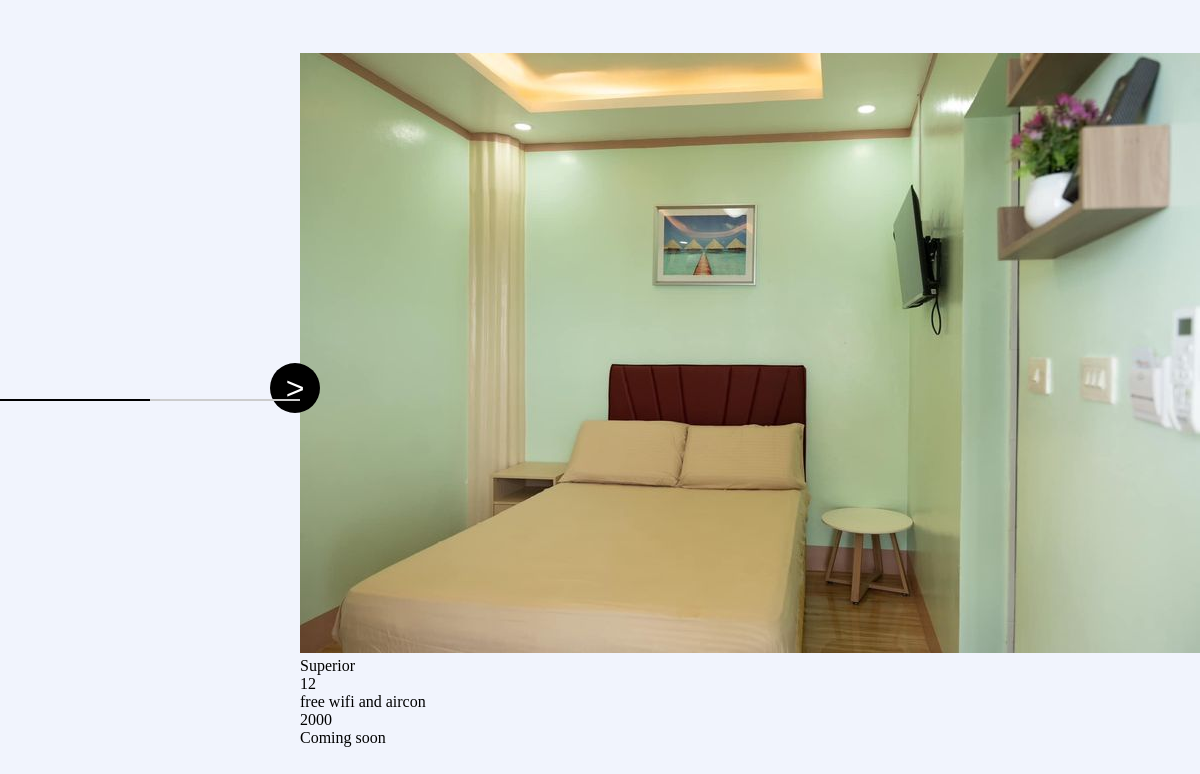
Page /testing/slidebox.php on the committed database.
### tables this page shows
CREATE TABLE `room_tbl` (
  `id` int(11) NOT NULL,
  `room_number` bigint(255) NOT NULL,
  `room_type` varchar(255) NOT NULL,
  `bed_type` varchar(255) NOT NULL,
  `bed_quantity` int(20) NOT NULL,
  `no_persons` int(50) NOT NULL,
  `amenities` varchar(255) NOT NULL,
  `price` bigint(255) NOT NULL,
  `status` varchar(255) NOT NULL,
  `photo` varchar(255) NOT NULL
);

### testing/slidebox.php (the view, shortened to what this page needs)
<!DOCTYPE html>
<html lang="en">
<head>
    <link rel="stylesheet" href="slidebox.css?v=<?php echo time(); ?>">
</head>
<body>
    <div class="container">
        <div class="slide-wrapper">
            <button id="prev-slide" class="slide-button">
                    <button id="next-slide" class="slide-button">></button>
        </div>
        <div class="slider-scrollbar">
            <div class="scrollbar-track">
                <div class="scrollbar-thumb"></div>
            </div>
        </div>
    </div>
</body>
</html>
<?php $fetchdata = "SELECT * FROM room_tbl";
                            $result = mysqli_query($con, $fetchdata);
                            while ($row = mysqli_fetch_assoc($result)) {
                                $roomType = $row['room_type'];
                                $noPersons = $row['no_persons'];
                                $amenities = $row['amenities'];
                                $price = $row['price'];
                                $status = $row['status'];
                                $photo = $row['photo'];
                                ?>
                        <div class="item-container">
                            <img  src="<?php echo $photo?>">
                            <div class="label-container">
                            <label>
                                <?php echo $roomType ?>
                            </label><br>
                            <label>
                                <?php echo $noPersons ?>
                            </label><br>
                            <label>
                                <?php echo $amenities ?>
                            </label><br>
                            <label>
                                <?php echo $price ?>
                            </label><br>
                            <label>
                                <?php echo $status ?>
                            </label><br>
                            </div>
                        </div>
                        <?php } ?>

### testing/slidebox.css (style rules this page uses)
* { margin: 0; padding: 0; box-sizing: border-box; }
body { display: flex; align-items: center; justify-content: center; min-height: 100vh; background: #f1f4fd; }
.container { max-width: 1200px; width:95%; }
.slide-wrapper { position: relative; }
.slide-wrapper .slide-button { position: absolute; top: 50%; height: 50px; width: 50px; color: #fff; border: none; outline: none; background: #000; font-size: 2rem; cursor: pointer; border-radius: 50%; transform: translateY(-50%); }
.slide-wrapper .slide-button#prev-slide { left: -20px; display: none; }
.slide-wrapper .slide-button#next-slide { right: -20px; }
.container .slider-scrollbar { height: 24px; width: 100%; display:flex; align-items: center; }
.slider-scrollbar .scrollbar-track { height: 2px; width: 100%; background: #ccc; position: relative; }
.slider-scrollbar .scrollbar-thumb { position: absolute; height: 100%; width: 50%; background: #000; border-radius: inherit; cursor: grab; }
.slider-scrollbar .scrollbar-thumb::after { content: ""; position: absolute; left: 0; right: 0; top: -10px; bottom: -10px; }

### rows in the picture
room_tbl: photo (picture), room_type "Superior", no_persons "12", amenities "free wifi and aircon", price "2000", status "Coming soon"
